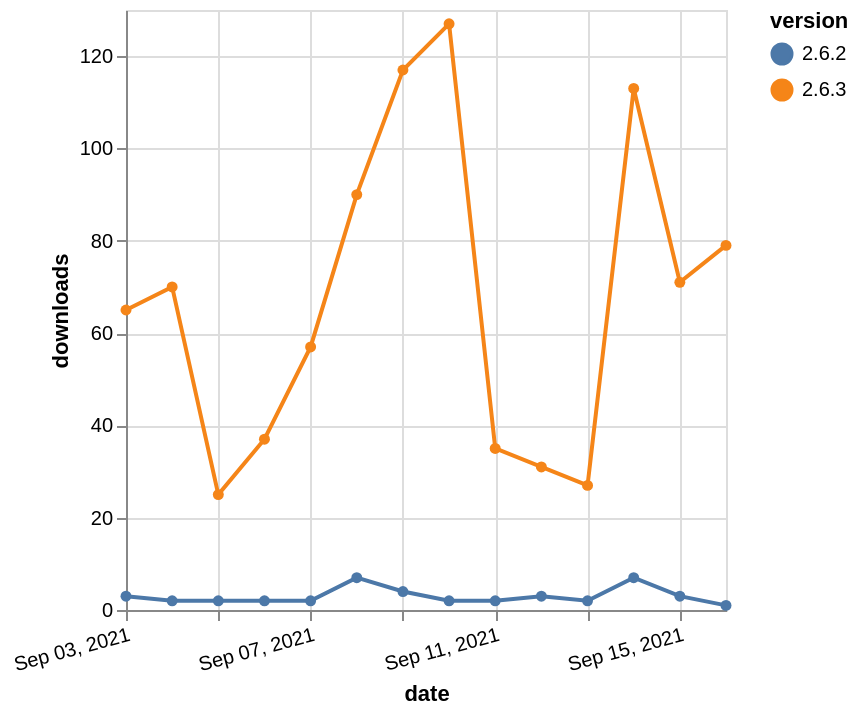

Write a Vega-Lite specification for this figure.
### Vega-Lite specification from a JSON file in a GitHub repository (floating-point values rounded to 4 significant figures)
{"$schema": "https://vega.github.io/schema/vega-lite/v5.json", "description": "A simple bar chart with embedded data.", "data": {"values": [{"date": "2021-09-03", "total": 71810, "delta": 65, "version": "2.6.3"}, {"date": "2021-09-04", "total": 71880, "delta": 70, "version": "2.6.3"}, {"date": "2021-09-05", "total": 71905, "delta": 25, "version": "2.6.3"}, {"date": "2021-09-06", "total": 71942, "delta": 37, "version": "2.6.3"}, {"date": "2021-09-07", "total": 71999, "delta": 57, "version": "2.6.3"}, {"date": "2021-09-08", "total": 72089, "delta": 90, "version": "2.6.3"}, {"date": "2021-09-09", "total": 72206, "delta": 117, "version": "2.6.3"}, {"date": "2021-09-10", "total": 72333, "delta": 127, "version": "2.6.3"}, {"date": "2021-09-11", "total": 72368, "delta": 35, "version": "2.6.3"}, {"date": "2021-09-12", "total": 72399, "delta": 31, "version": "2.6.3"}, {"date": "2021-09-13", "total": 72426, "delta": 27, "version": "2.6.3"}, {"date": "2021-09-14", "total": 72539, "delta": 113, "version": "2.6.3"}, {"date": "2021-09-15", "total": 72610, "delta": 71, "version": "2.6.3"}, {"date": "2021-09-16", "total": 72689, "delta": 79, "version": "2.6.3"}, {"date": "2021-09-03", "total": 3974, "delta": 3, "version": "2.6.2"}, {"date": "2021-09-04", "total": 3976, "delta": 2, "version": "2.6.2"}, {"date": "2021-09-05", "total": 3978, "delta": 2, "version": "2.6.2"}, {"date": "2021-09-06", "total": 3980, "delta": 2, "version": "2.6.2"}, {"date": "2021-09-07", "total": 3982, "delta": 2, "version": "2.6.2"}, {"date": "2021-09-08", "total": 3989, "delta": 7, "version": "2.6.2"}, {"date": "2021-09-09", "total": 3993, "delta": 4, "version": "2.6.2"}, {"date": "2021-09-10", "total": 3995, "delta": 2, "version": "2.6.2"}, {"date": "2021-09-11", "total": 3997, "delta": 2, "version": "2.6.2"}, {"date": "2021-09-12", "total": 4000, "delta": 3, "version": "2.6.2"}, {"date": "2021-09-13", "total": 4002, "delta": 2, "version": "2.6.2"}, {"date": "2021-09-14", "total": 4009, "delta": 7, "version": "2.6.2"}, {"date": "2021-09-15", "total": 4012, "delta": 3, "version": "2.6.2"}, {"date": "2021-09-16", "total": 4013, "delta": 1, "version": "2.6.2"}]}, "width": "container", "mark": {"type": "line", "point": {"filled": true}}, "encoding": {"x": {"field": "date", "type": "temporal", "timeUnit": "yearmonthdate", "title": "date", "axis": {"labelAngle": -15}}, "y": {"field": "delta", "type": "quantitative", "title": "downloads"}, "color": {"field": "version", "type": "nominal"}, "tooltip": {"field": "delta"}}}
